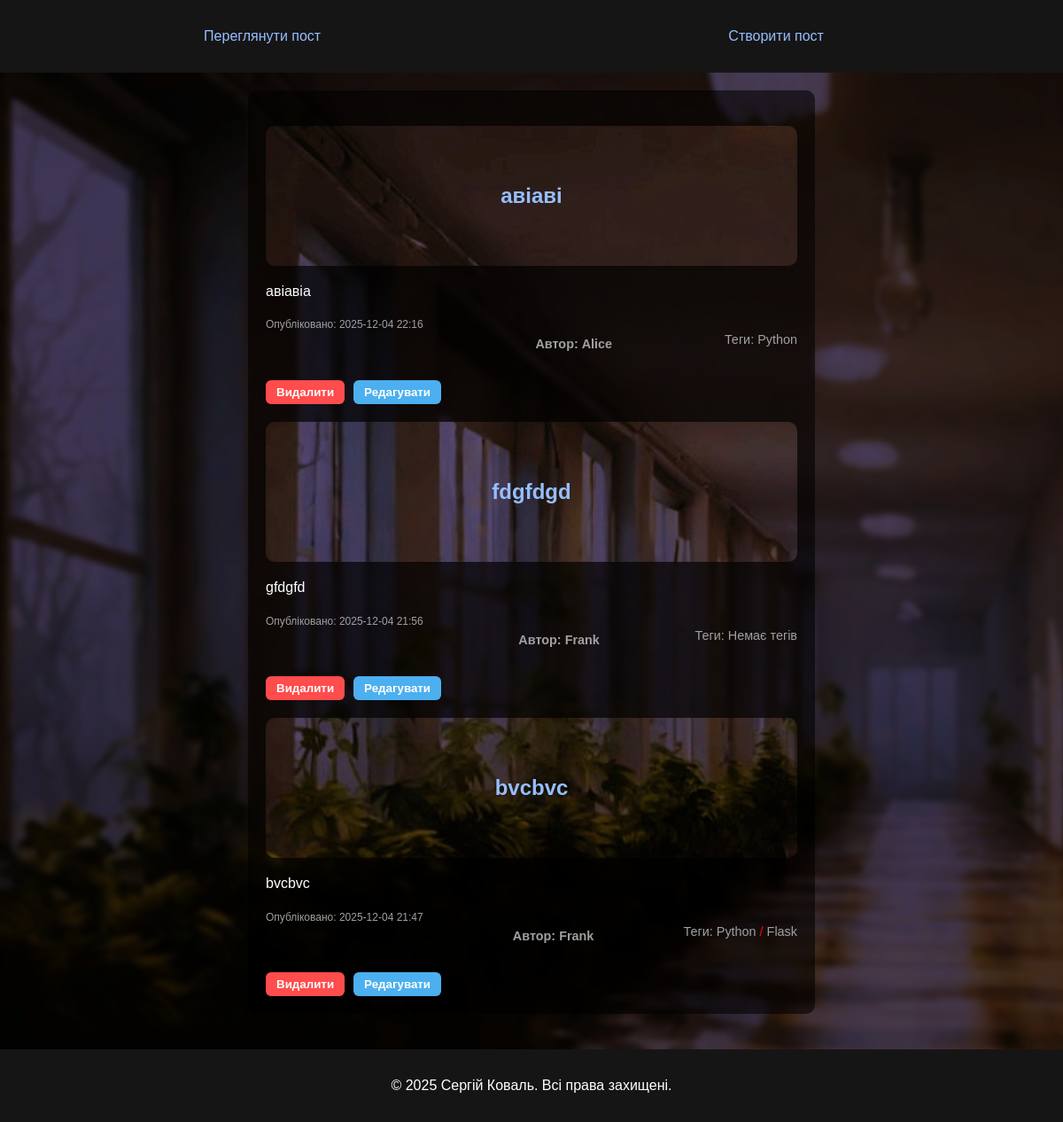
Page /post on the committed database.
### app/posts/models.py (models this page shows)
class Post(db.Model):
    __tablename__ = 'posts'
    id = db.Column(db.Integer, primary_key=True)
    title = db.Column(db.String(150), nullable=False)
    body = db.Column(db.Text, nullable=False)
    created_at = db.Column(db.DateTime, default=datetime.utcnow)
    category = db.Column(
        Enum('news', 'publication', 'tech',"life", 'other', name='category_enum'),
        nullable=False,
        default='other'
    )
    is_active = db.Column(db.Boolean, default=True)
    user_id:Mapped[int] = db.Column(db.ForeignKey('users.id'))
    user:Mapped["User"] = db.relationship("User", back_populates="posts")
    tags: Mapped[list["Tag"]] = relationship(secondary=post_tags, back_populates="posts")

class User(db.Model):
    __tablename__ = 'users'
    id = db.Column(db.Integer, primary_key=True)
    name = db.Column(db.String(50), nullable=False)
    posts: Mapped[list["Post"]] = db.relationship(
        back_populates="user",
        cascade="all, delete-orphan"
    )

class Tag(db.Model):
    __tablename__ = 'tags'
    id: Mapped[int] = mapped_column(primary_key=True)
    name: Mapped[str] = mapped_column(db.String, unique=True, nullable=False)
    posts: Mapped[list["Post"]] = relationship(secondary=post_tags, back_populates="tags")

### app/posts/views.py (the view)
@posts_bp.route('/post')
def index():
    posts = Post.query.order_by(Post.created_at.desc()).limit(10).all()
    return render_template('posts.html', posts=posts)

### app/posts/templates/posts/posts.html
{% extends 'base.html' %}
{% block content %}
{% if posts|length == 0 %}
<h4 class="no-posts">Немає постів для відображення.</h4>
{% else %}
{% for post in posts %}
<div>
    <h2 class="post-title" style="background-image: url('{{ url_for('static', filename='images/bgLighter.jpg') }}');">{{
        post.title }}</h2>
    <p class="post-body">{{ post.body[:100] }}</p>
    <div class="post-meta">
        <small>Опубліковано: {{ post.created_at.strftime('%Y-%m-%d %H:%M') }}</small>
        <h4>Автор: {{ post.user.name }}</h4>
        <p>Теги:
            {% for tag in post.tags %}
            <span class="tag">{{ tag.name }}</span>   {% if not loop.last %} <span style="color: red;">/</span> {% endif %}
            {% else %}
            <span>Немає тегів</span>
            {% endfor %}
        </p>
    </div>
    <div class="post-actions">
        <form action="{{ url_for('posts.delete_confirm', id=post.id) }}" method="POST">
            <button type="submit" class="btn btn-delete">Видалити</button>
        </form>
        <form action="{{ url_for('posts.edit_post', id=post.id) }}" method="POST">
            <button type="submit" class="btn btn-edit">Редагувати</button>
        </form>
    </div>
</div>
{% endfor %}
{% endif %}
{% endblock %}

### app/templates/base.html (shortened to what this page needs)
<!doctype html>
<html lang="uk">
<head>
    <link rel="stylesheet" href="{{ url_for('static', filename='css/style.css') }}">
</head>
<body style="background-image: url('{{ url_for('static', filename='images/bgLighter.jpg') }}');">
    <div class="base">
        {% include 'navbar.html' %}
        <main>
            {% block content %}{% endblock %}
        </main>
        {% include 'footer.html' %}
    </div>
</body>
</html>

### app/templates/navbar.html
<nav class="navbar">
  <ul style="display: flex; flex-direction: row; justify-content: space-between;">
    <div style="position: relative; right: 20px; display: flex; flex-direction: row; width: 100vw; justify-content: space-around">
      <div>
<a href="{{ url_for('posts.index') }}">Переглянути пост</a>
      </div>
<div>
  <a href="{{ url_for('posts.create') }}">Створити пост</a>
</div>
    </div>
  </ul>
</nav>

### app/templates/footer.html
<footer>
    <p>© 2025 Сергій Коваль. Всі права захищені.</p>
</footer>

### app/static/css/style.css (style rules this page uses)
body { font-family: Arial, sans-serif; line-height: 1.6; margin: 0; padding: 0; background: #f7f8fb; color: #fff; background-repeat: no-repeat; overflow-x: hidden; background-size: cover; background-position: center; background-attachment: fixed; }
.base { height: fit-content; width: 100vw; background: #0000003f; backdrop-filter: blur(3px); display: flex; flex-direction: column; min-height: 100vh; justify-content: space-between; }
main { min-width:50vw; padding-left: 10vw; padding-right: 10vw; max-width: 900px; margin: 20px auto; padding: 20px; background: #00000094; border-radius: 10px; }
ul { list-style: none; padding-left: 0; }
a { color: #95beff; text-decoration: none; position: relative; }
a::after { content: ""; position: absolute; left: 0; bottom: 0; width: 100%; height: 2px; background: #95beff; transform: scaleX(0); transform-origin: right; transition: transform 0.3s ease; }
.navbar { background: #161515; padding: 12px 20px; }
.navbar ul { display: flex; gap: 20px; }
footer { text-align: center; padding: 12px; margin-top: 20px; background: #161515; }
.post-title { color: #95beff; margin-bottom: 5px; }
.post-body { color: #ffffff; }
.post-meta { display: flex; justify-content: space-between; color: #a0a0a0; font-size: 0.9rem; }
.post-actions { display: flex; gap: 10px; margin-top: 10px; }
.btn { padding: 6px 12px; border: none; border-radius: 6px; cursor: pointer; font-weight: bold; transition: all 0.2s ease-in-out; }
.btn-delete { background-color: #ff4c4c; color: #fff; }
.btn-edit { background-color: #4cafef; color: #fff; }
.post-title { color: #95beff; margin-bottom: 5px; padding:10% ; background-repeat: no-repeat; background-size: cover; background-position: center; background-attachment: fixed; text-align: center; border-radius: 10px; }

### rows in the picture
Post: title "авіаві", body "авіавіа", created_at "2025-12-04 22:16", user.name "Alice"
Tag: name "Python"
Post: title "fdgfdgd", body "gfdgfd", created_at "2025-12-04 21:56", user.name "Frank"
Post: title "bvcbvc", body "bvcbvc", created_at "2025-12-04 21:47", user.name "Frank"
Tag: name "Flask"
